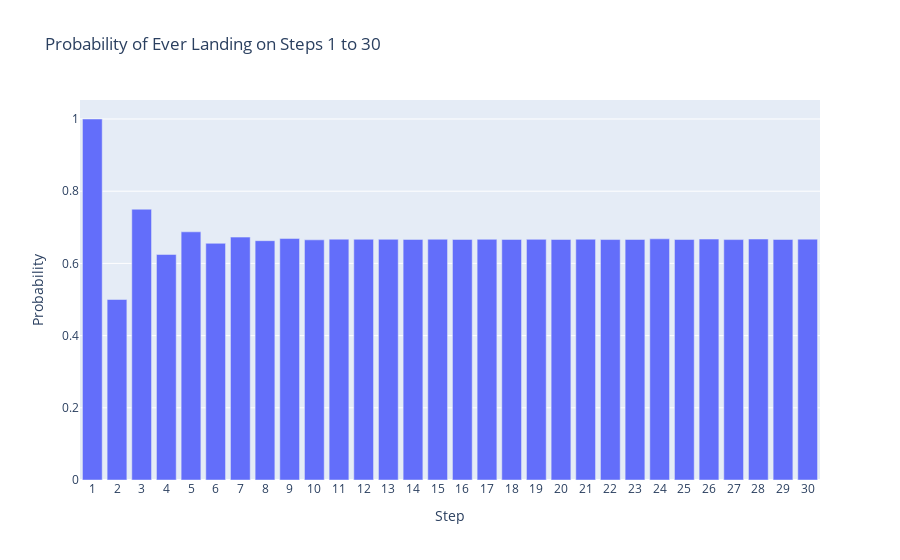

The cell this chart's notebook holds for it:
### Markdown cell above
monte carlo for the coin, with graph output

### Code cell
import random
import plotly.express as px

def simulate_probabilities_up_to_n(num_sims=10_000, max_target=100):
    visited_counts = [0] * (max_target + 1)  

    for _ in range(num_sims):
        position = 1
        visited = set([position])

        for _ in range(2 * max_target):
            step = random.choice([1, 2])
            position += step
            if position <= max_target:
                visited.add(position)
            else:
                break  

        for step_visited in visited:
            visited_counts[step_visited] += 1

    probabilities = [visited_counts[i] / num_sims for i in range(1, max_target + 1)]
    return probabilities

def main():
    num_sims = 1_000_000 
    max_target = 30

    probabilities = simulate_probabilities_up_to_n(num_sims, max_target)
    steps = list(range(1, max_target + 1))

    fig = px.bar(
        x=steps, 
        y=probabilities,
        labels={'x': 'Step', 'y': 'Probability'},
        title=f'Probability of Ever Landing on Steps 1 to {max_target}'
    )

    fig.update_layout(
        xaxis=dict(
            tickmode='linear',
            tick0=1,
            dtick=1
        )
    )
    fig.show()

if __name__ == "__main__":
    main()

### Figure 1 — Plotly figure (JSON) as saved in the notebook; plotly's stock layout.template omitted (floating-point values rounded to 4 significant figures)
{"data": [{"alignmentgroup": "True", "hovertemplate": "Step=%{x}<br>Probability=%{y}<extra></extra>", "legendgroup": "", "marker": {"color": "#636efa", "pattern": {"shape": ""}}, "name": "", "offsetgroup": "", "orientation": "v", "showlegend": false, "textposition": "auto", "type": "bar", "x": [1, 2, 3, 4, 5, 6, 7, 8, 9, 10, 11, 12, 13, 14, 15, 16, 17, 18, 19, 20, 21, 22, 23, 24, 25, 26, 27, 28, 29, 30], "xaxis": "x", "y": [1, 0.5, 0.75, 0.6247, 0.6875, 0.6556, 0.6728, 0.6629, 0.6688, 0.6653, 0.6671, 0.6668, 0.6667, 0.6664, 0.6669, 0.6664, 0.6667, 0.6664, 0.6666, 0.6663, 0.6669, 0.666, 0.6663, 0.6681, 0.6662, 0.6674, 0.6659, 0.6675, 0.6663, 0.6671], "yaxis": "y"}], "layout": {"barmode": "relative", "legend": {"tracegroupgap": 0}, "title": {"text": "Probability of Ever Landing on Steps 1 to 30"}, "xaxis": {"anchor": "y", "domain": [0, 1], "dtick": 1, "tick0": 1, "tickmode": "linear", "title": {"text": "Step"}}, "yaxis": {"anchor": "x", "domain": [0, 1], "title": {"text": "Probability"}}}}
